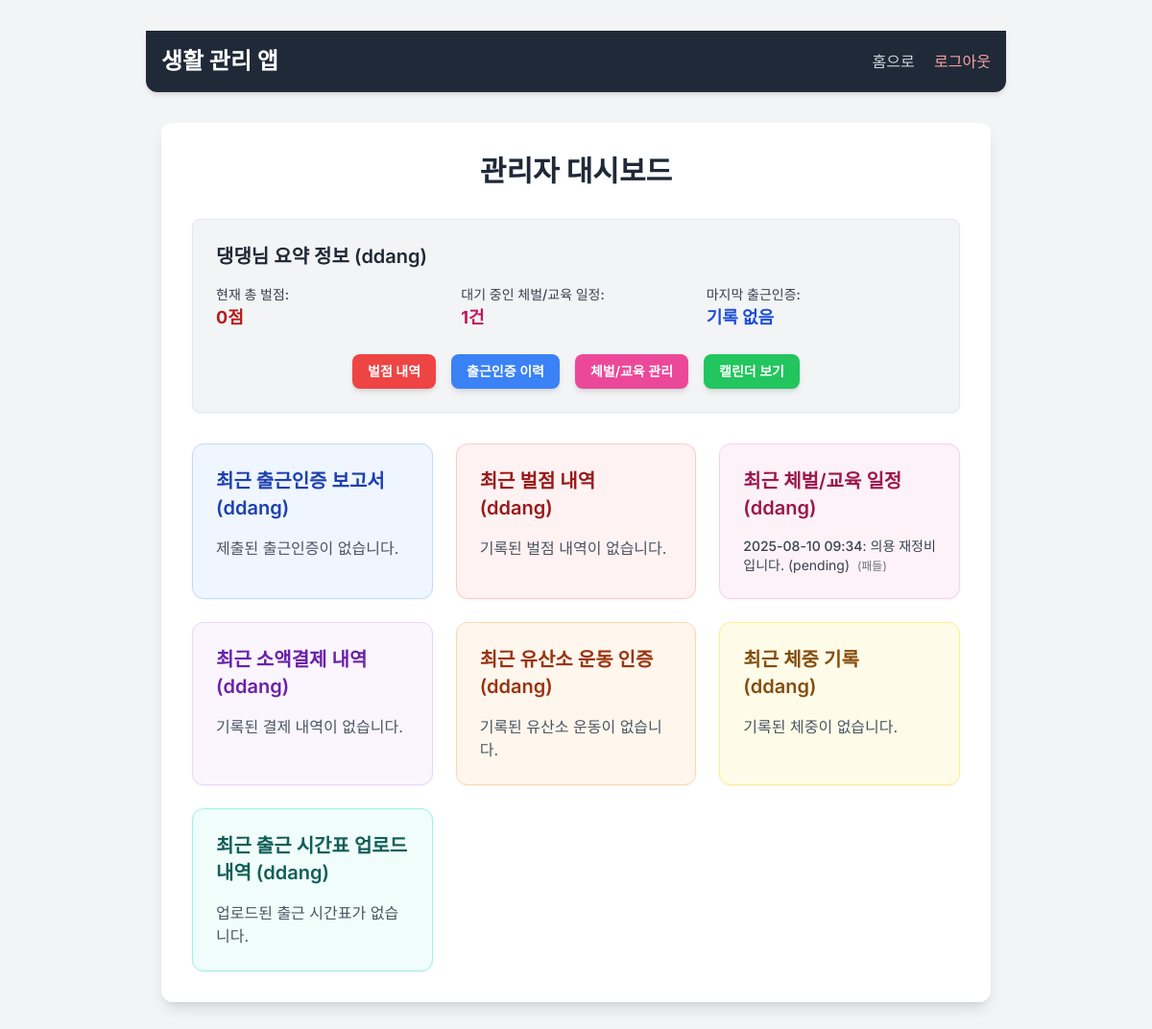
Page / (signed in) on the earlier database version.
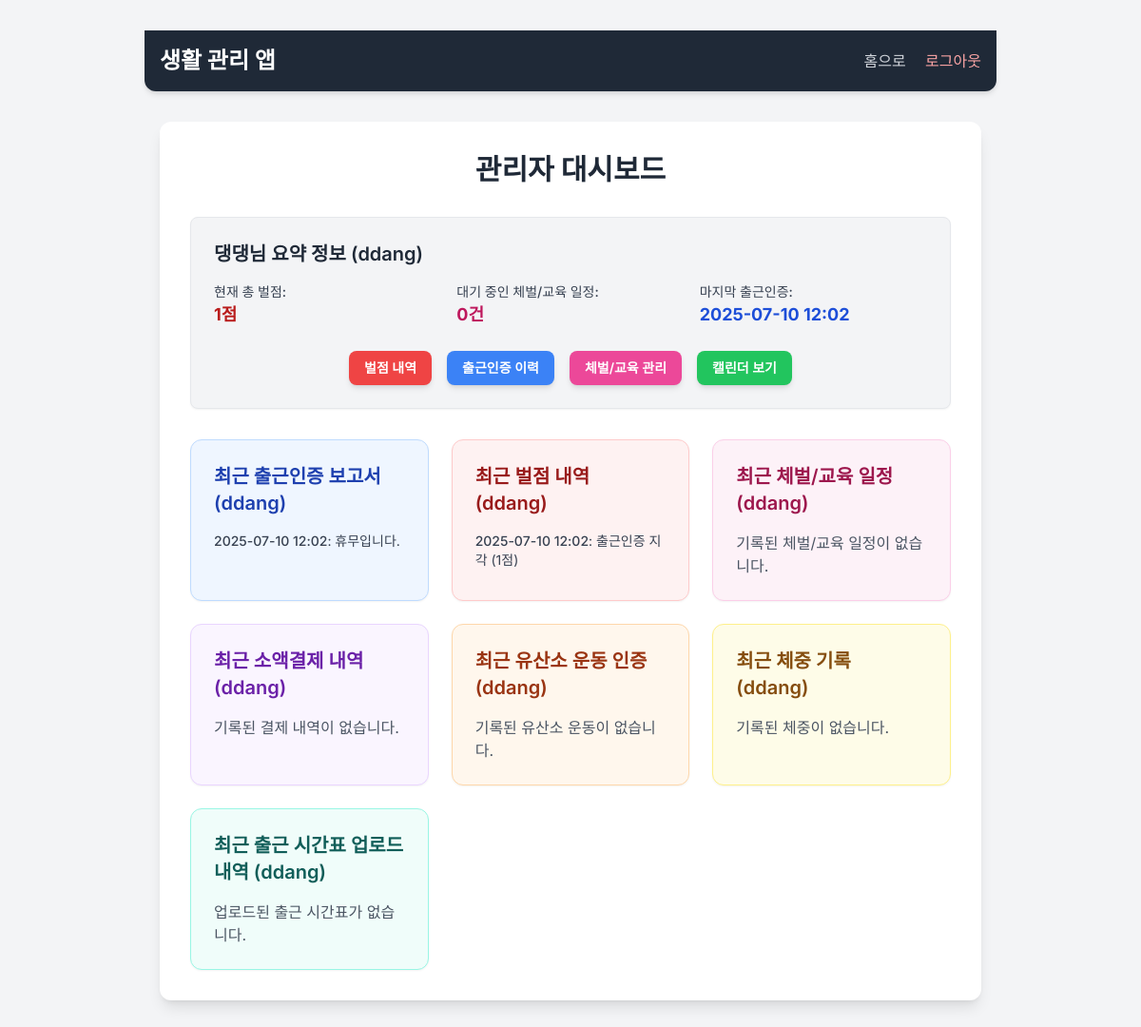
Same page on the later database version.
### app.py (models this page shows, shortened)
class PunishmentSchedule(db.Model):
    id = db.Column(db.Integer, primary_key=True)
    user_id = db.Column(db.Integer, db.ForeignKey('user.id'), nullable=False)
    requested_datetime = db.Column(db.DateTime, nullable=False)
    reason = db.Column(db.Text, nullable=False)
    requested_tool = db.Column(db.String(50), nullable=True)
    status = db.Column(db.String(20), default='pending', nullable=False)
    admin_notes = db.Column(db.Text, nullable=True)
    approved_datetime = db.Column(db.DateTime, nullable=True)
    timestamp = db.Column(db.DateTime, default=datetime.now, nullable=False)
    user = db.relationship('User', backref=db.backref('punishment_schedules', lazy=True))

class CommuteAuthReport(db.Model): # Report -> CommuteAuthReport로 변경
    id = db.Column(db.Integer, primary_key=True)
    user_id = db.Column(db.Integer, db.ForeignKey('user.id'), nullable=False)
    content = db.Column(db.Text, nullable=False)
    timestamp = db.Column(db.DateTime, default=datetime.now, nullable=False)
    is_late = db.Column(db.Boolean, default=False) # 10시 이후 제출 여부 (지각 체크박스에 따라)
    is_holiday = db.Column(db.Boolean, default=False) # 휴무일 여부 추가
    user = db.relationship('User', backref=db.backref('commute_auth_reports', lazy=True))

class Penalty(db.Model):
    id = db.Column(db.Integer, primary_key=True)
    user_id = db.Column(db.Integer, db.ForeignKey('user.id'), nullable=False)
    penalty_type = db.Column(db.String(50), nullable=False)
    rule_name = db.Column(db.String(50), nullable=True)
    reason = db.Column(db.Text, nullable=True)
    penalty_points = db.Column(db.Integer, nullable=False, default=1)
    timestamp = db.Column(db.DateTime, default=datetime.now, nullable=False)
    related_date = db.Column(db.Date, nullable=True) # 벌점과 관련된 날짜 (주간/월간 벌점 계산 시 해당 날짜/주차를 기록)
    user = db.relationship('User', backref=db.backref('penalties', lazy=True))

### app.py (the view, shortened to what this page needs)
@app.route('/')
def home():
    if 'user_id' not in session:
        return redirect(url_for('login'))
    if session.get('role') == 'owner':
        ddang_user = User.query.filter_by(username='ddang').first()
        ddang_user_id = ddang_user.id if ddang_user else None
        all_reports = CommuteAuthReport.query.filter_by(user_id=ddang_user_id).order_by(CommuteAuthReport.timestamp.desc()).limit(10).all()
        all_payments = Payment.query.filter_by(user_id=ddang_user_id).order_by(Payment.timestamp.desc()).limit(10).all()
        all_cardio_logs = Cardio.query.filter_by(user_id=ddang_user_id).order_by(Cardio.timestamp.desc()).limit(10).all()
        all_weight_entries = WeightEntry.query.filter_by(user_id=ddang_user_id).order_by(WeightEntry.timestamp.desc()).limit(10).all()
        all_penalties = Penalty.query.order_by(Penalty.timestamp.desc()).limit(10).all()
        all_punishment_schedules = PunishmentSchedule.query.filter_by(user_id=ddang_user_id).filter(
            PunishmentSchedule.status.in_(['pending', 'approved'])
        ).order_by(PunishmentSchedule.requested_datetime.asc()).limit(10).all()
        all_commute_schedules = CommuteSchedule.query.filter_by(user_id=ddang_user_id).order_by(CommuteSchedule.timestamp.desc()).limit(10).all()
        ddang_total_penalty = db.session.query(func.sum(Penalty.penalty_points)).filter_by(user_id=ddang_user_id).scalar() or 0
        ddang_pending_punishments = PunishmentSchedule.query.filter_by(user_id=ddang_user_id, status='pending').count()
        ddang_last_commute_auth_obj = CommuteAuthReport.query.filter_by(user_id=ddang_user_id).order_by(CommuteAuthReport.timestamp.desc()).first()
        ddang_last_commute_auth = ddang_last_commute_auth_obj.timestamp.strftime('%Y-%m-%d %H:%M') if ddang_last_commute_auth_obj else "기록 없음"
        ddang_last_commute_schedule_upload_obj = CommuteSchedule.query.filter_by(user_id=ddang_user_id).order_by(CommuteSchedule.timestamp.desc()).first()
        ddang_last_commute_schedule_upload = ddang_last_commute_schedule_upload_obj.timestamp.strftime('%Y-%m-%d %H:%M') if ddang_last_commute_schedule_upload_obj else "기록 없음"
        return render_template('dashboard.html',
                               reports=all_reports,
                               payments=all_payments,
                               cardio_logs=all_cardio_logs,
                               weight_entries=all_weight_entries,
                               penalties=all_penalties,
                               punishment_schedules=all_punishment_schedules,
                               commute_schedules=all_commute_schedules,
                               ddang_total_penalty=ddang_total_penalty,
                               ddang_pending_punishments=ddang_pending_punishments,
                               ddang_last_commute_auth=ddang_last_commute_auth,
                               ddang_last_commute_schedule_upload=ddang_last_commute_schedule_upload)

### templates/dashboard.html (shortened to what this page needs)
{% extends "base.html" %}
{% from '_macros.html' import format_currency %}
{% block content %}
<div class="bg-white p-8 rounded-xl shadow-lg w-full max-w-6xl mx-auto">
  <h2 class="text-3xl font-bold text-center text-gray-800 mb-8">관리자 대시보드</h2>
  <div class="mb-8 p-6 border border-gray-200 rounded-lg bg-gray-100 shadow-sm">
    <h3 class="text-xl font-semibold text-gray-800 mb-4">댕댕님 요약 정보 (ddang)</h3>
    <div class="grid grid-cols-1 sm:grid-cols-3 gap-4 text-gray-700">
      <div>
        <p class="text-sm font-medium">현재 총 벌점:</p>
        <p class="text-lg font-bold text-red-700">{{ ddang_total_penalty }}점</p>
      </div>
      <div>
        <p class="text-sm font-medium">대기 중인 체벌/교육 일정:</p>
        <p class="text-lg font-bold text-pink-700">{{ ddang_pending_punishments }}건</p>
      </div>
      <div>
        <p class="text-sm font-medium">마지막 출근인증:</p>
        <p class="text-lg font-bold text-blue-700">{{ ddang_last_commute_auth }}</p>
      </div>
    </div>
    <div class="mt-6 flex flex-wrap justify-center gap-4">
      <a href="{{ url_for('penalties') }}" class="px-4 py-2 bg-red-500 text-white rounded-lg font-semibold hover:bg-red-600 transition duration-300 shadow-md text-sm">벌점 내역</a>
      <a href="{{ url_for('commute_auth_history') }}" class="px-4 py-2 bg-blue-500 text-white rounded-lg font-semibold hover:bg-blue-600 transition duration-300 shadow-md text-sm">출근인증 이력</a>
      <a href="{{ url_for('admin_punishment_requests') }}" class="px-4 py-2 bg-pink-500 text-white rounded-lg font-semibold hover:bg-pink-600 transition duration-300 shadow-md text-sm">체벌/교육 관리</a>
      <a href="{{ url_for('calendar_view') }}" class="px-4 py-2 bg-green-500 text-white rounded-lg font-semibold hover:bg-green-600 transition duration-300 shadow-md text-sm">캘린더 보기</a>
    </div>
  </div>
  <div class="grid grid-cols-1 md:grid-cols-2 lg:grid-cols-3 gap-6">
    <div class="bg-blue-50 p-6 rounded-xl shadow-sm border border-blue-200">
      <h3 class="text-xl font-semibold text-blue-800 mb-4">최근 출근인증 보고서 (ddang)</h3>
      {% if reports %}
        <ul class="space-y-3">
          {% for report in reports %}
            <li class="text-gray-700 text-sm">
              <span class="font-medium">{{ report.timestamp.strftime('%Y-%m-%d %H:%M') }}</span>: {{ report.content | truncate(50) }}
            </li>
          {% endfor %}
        </ul>
      {% else %}
        <p class="text-gray-600">제출된 출근인증이 없습니다.</p>
      {% endif %}
    </div>
    <div class="bg-red-50 p-6 rounded-xl shadow-sm border border-red-200">
      <h3 class="text-xl font-semibold text-red-800 mb-4">최근 벌점 내역 (ddang)</h3>
      {% if penalties %}
        <ul class="space-y-3">
          {% for penalty in penalties %}
            <li class="text-gray-700 text-sm">
              <span class="font-medium">{{ penalty.timestamp.strftime('%Y-%m-%d %H:%M') }}</span>: {{ penalty.penalty_type }} ({{ penalty.penalty_points }}점)
            </li>
          {% endfor %}
        </ul>
      {% else %}
        <p class="text-gray-600">기록된 벌점 내역이 없습니다.</p>
      {% endif %}
    </div>
    <div class="bg-pink-50 p-6 rounded-xl shadow-sm border border-pink-200">
      <h3 class="text-xl font-semibold text-pink-800 mb-4">최근 체벌/교육 일정 (ddang)</h3>
      {% if punishment_schedules %}
        <ul class="space-y-3">
          {% for schedule in punishment_schedules %}
            <li class="text-gray-700 text-sm">
              <span class="font-medium">{{ schedule.requested_datetime.strftime('%Y-%m-%d %H:%M') }}</span>: {{ schedule.reason | truncate(50) }} ({{ schedule.status }})
              {% if schedule.requested_tool %}<span class="text-gray-500 text-xs ml-1">({{ schedule.requested_tool }})</span>{% endif %}
            </li>
          {% endfor %}
        </ul>
      {% else %}
        <p class="text-gray-600">기록된 체벌/교육 일정이 없습니다.</p>
      {% endif %}
    </div>
    <div class="bg-purple-50 p-6 rounded-xl shadow-sm border border-purple-200">
      <h3 class="text-xl font-semibold text-purple-800 mb-4">최근 소액결제 내역 (ddang)</h3>
      {% if payments %}
        <ul class="space-y-3">
          {% for payment in payments %}
            <li class="text-gray-700 text-sm">
              <span class="font-medium">{{ payment.timestamp.strftime('%Y-%m-%d %H:%M') }}</span>: {{ payment.description | default('설명 없음') }} - {{ format_currency(payment.amount | int) }}원
              {% if payment.image_filename %}
                <a href="{{ url_for('uploaded_file', filename=payment.image_filename) }}" target="_blank" class="text-blue-500 hover:underline ml-2 text-xs">명세서 다운로드</a>
              {% endif %}
            </li>
          {% endfor %}
        </ul>
      {% else %}
        <p class="text-gray-600">기록된 결제 내역이 없습니다.</p>
      {% endif %}
    </div>
    <div class="bg-orange-50 p-6 rounded-xl shadow-sm border border-orange-200">
      <h3 class="text-xl font-semibold text-orange-800 mb-4">최근 유산소 운동 인증 (ddang)</h3>
      {% if cardio_logs %}
        <ul class="space-y-3">
          {% for log in cardio_logs %}
            <li class="text-gray-700 text-sm">
              <span class="font-medium">{{ log.date.strftime('%Y-%m-%d') }}</span>: 기록됨
              {% if log.image_filename %}
                <a href="{{ url_for('uploaded_file', filename=log.image_filename) }}" target="_blank" class="text-blue-500 hover:underline ml-2 text-xs">사진 다운로드</a>
              {% endif %}
            </li>
          {% endfor %}
        </ul>
      {% else %}
        <p class="text-gray-600">기록된 유산소 운동이 없습니다.</p>
      {% endif %}
    </div>
    <div class="bg-yellow-50 p-6 rounded-xl shadow-sm border border-yellow-200">
      <h3 class="text-xl font-semibold text-yellow-800 mb-4">최근 체중 기록 (ddang)</h3>
      {% if weight_entries %}
        <ul class="space-y-3">
          {% for entry in weight_entries %}
            <li class="text-gray-700 text-sm">
              <span class="font-medium">{{ entry.timestamp.strftime('%Y-%m-%d %H:%M') }}</span>: {{ entry.weight_kg }}kg
            </li>
          {% endfor %}
        </ul>
      {% else %}
        <p class="text-gray-600">기록된 체중이 없습니다.</p>
      {% endif %}
    </div>
    <div class="bg-teal-50 p-6 rounded-xl shadow-sm border border-teal-200">
      <h3 class="text-xl font-semibold text-teal-800 mb-4">최근 출근 시간표 업로드 내역 (ddang)</h3>
      {% if commute_schedules %}
        <ul class="space-y-3">
          {% for schedule in commute_schedules %}
            <li class="text-gray-700 text-sm">
              <span class="font-medium">{{ schedule.week_start_date.strftime('%Y-%m-%d') }} 주차</span>: 업로드됨
              {% if schedule.image_filename %}
                <a href="{{ url_for('uploaded_file', filename=schedule.image_filename) }}" target="_blank" class="text-blue-500 hover:underline ml-2 text-xs">시간표 다운로드</a>
              {% endif %}
            </li>
          {% endfor %}
        </ul>
      {% else %}
        <p class="text-gray-600">업로드된 출근 시간표가 없습니다.</p>
      {% endif %}
    </div>
  </div>
</div>
{% endblock %}

### templates/base.html (shortened to what this page needs)
<!DOCTYPE html>
<html lang="ko">
<head>
  <script src="https://cdn.tailwindcss.com"></script>
</head>
<body class="bg-gray-100 min-h-screen flex flex-col items-center py-8">
  {% from '_macros.html' import top_nav %}
  {{ top_nav() }}
  <div class="w-full max-w-4xl px-4">
    {% block content %}{% endblock %}
  </div>
</body>
</html>

### templates/_macros.html (shortened to what this page needs)
{% macro top_nav() %}
<nav class="bg-gray-800 p-4 shadow-md rounded-b-xl mb-8 w-full max-w-4xl mx-auto">
    <div class="container mx-auto flex justify-between items-center">
        <div class="text-white text-2xl font-bold">
            <a href="{{ url_for('home') }}" class="hover:text-gray-300 transition duration-200">생활 관리 앱</a>
        </div>
        <div class="space-x-4">
            <a href="{{ url_for('home') }}" class="text-gray-300 hover:text-white transition duration-200 font-medium">홈으로</a>
            <a href="{{ url_for('logout') }}" class="text-red-300 hover:text-red-100 transition duration-200 font-medium">로그아웃</a>
        </div>
    </div>
</nav>
{% endmacro %}

### templates/base.html (style rules this page uses)
body { font-family: 'Inter', sans-serif; }

Differences in the rows shown:
removed PunishmentSchedule: requested_datetime "2025-08-10 09:34", reason "의용 재정비 입니다.", status "pending", requested_tool "패들"
added CommuteAuthReport: timestamp "2025-07-10 12:02", content "휴무입니다."
added Penalty: timestamp "2025-07-10 12:02", penalty_type "출근인증 지각", penalty_points "1"
Other differences:
{{ ddang_total_penalty }}: "0" → "1"
{{ ddang_pending_punishments }}: "1" → "0"
{{ ddang_last_commute_auth }}: "기록 없음" → "2025-07-10 12:02"
text no longer shown: "제출된 출근인증이 없습니다. 기록된 벌점 내역이 없습니다."
text now shown: "기록된 체벌/교육 일정이 없습니다."
